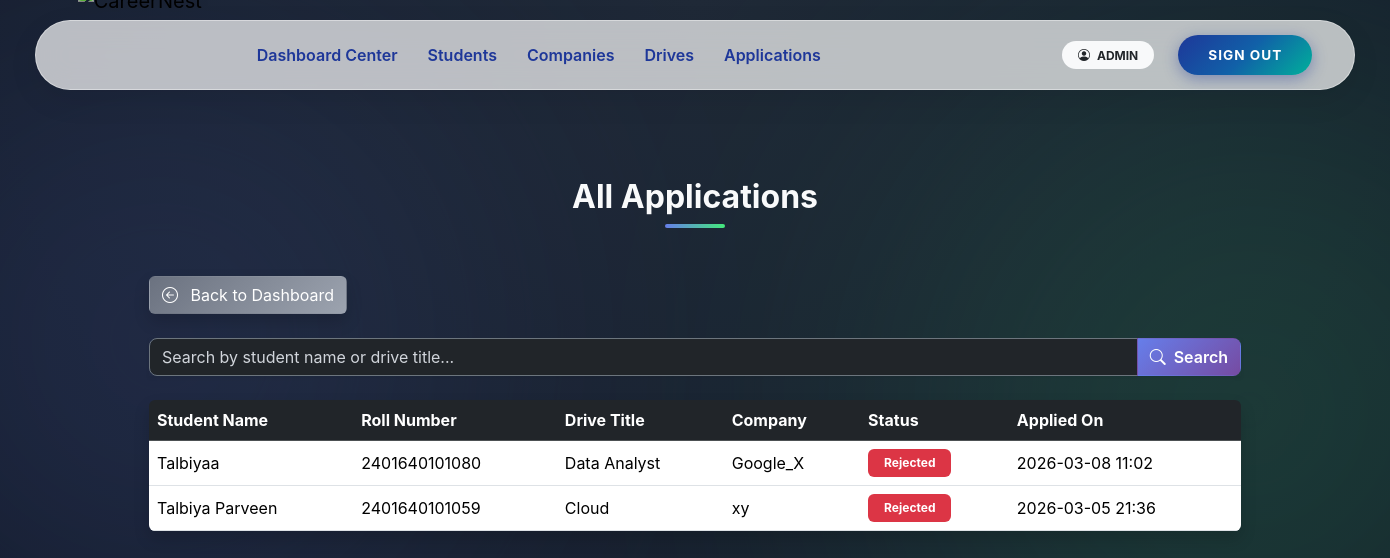
/admin/applications (signed in), run on an earlier commit of the app's database.
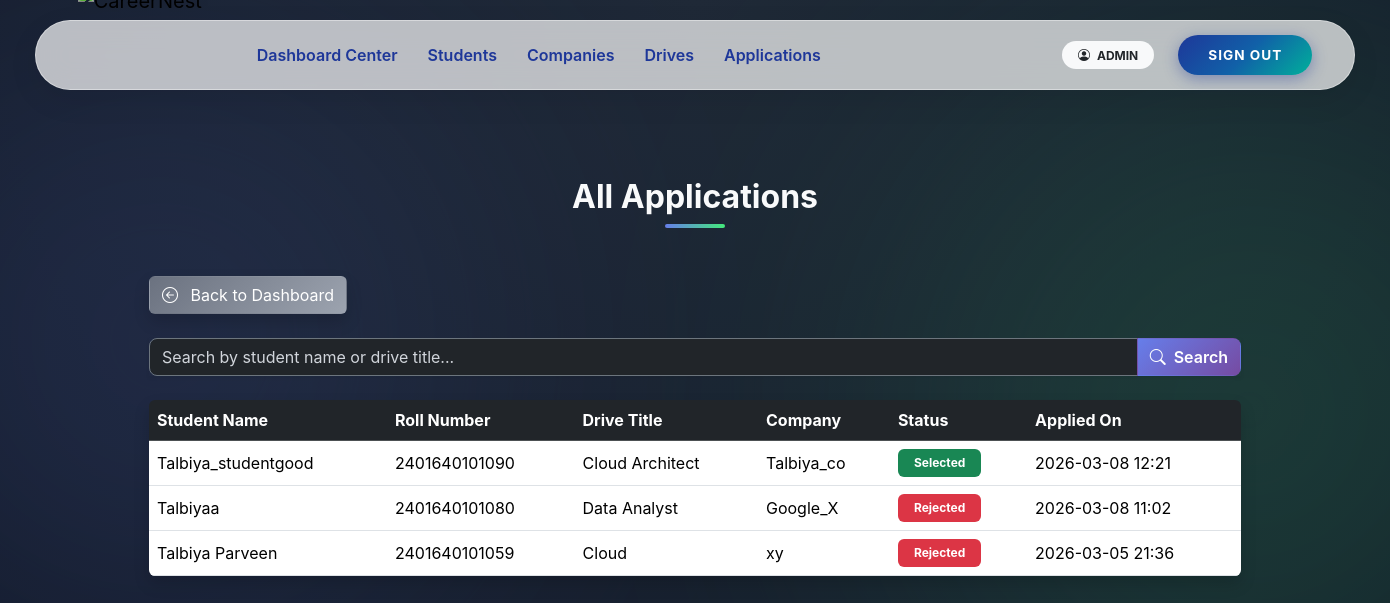
And on a later commit of the database.
### app/models.py (models this page shows)
class Application(db.Model):
    __tablename__ = "applications"
    application_id = db.Column(db.Integer, primary_key=True)
    student_id = db.Column(
        db.Integer,
        db.ForeignKey("students.user_id", ondelete="CASCADE"),
        nullable=False
    )
    drive_id = db.Column(
        db.Integer,
        db.ForeignKey("placement_drives.drive_id", ondelete="CASCADE"),
        nullable=False
    )
    application_date = db.Column(db.DateTime, default=datetime.utcnow)
    status = db.Column(db.String(20), default="Applied")
    __table_args__ = (
        db.UniqueConstraint("student_id", "drive_id", name="unique_application"),
    )
    student = db.relationship("Student", back_populates="applications")
    drive = db.relationship("PlacementDrive", back_populates="applications")

class Student(db.Model):
    __tablename__ = "students"
    user_id = db.Column(
        db.Integer,
        db.ForeignKey("users.user_id", ondelete="CASCADE"),
        primary_key=True
    )
    full_name = db.Column(db.String(100), nullable=False)
    roll_number = db.Column(db.String(50), unique=True, nullable=False, index=True)
    graduation_year = db.Column(db.Integer, nullable=False)
    cgpa = db.Column(db.Float)
    tenth_marks = db.Column(db.Float)
    twelfth_marks = db.Column(db.Float)
    dob = db.Column(db.Date)
    year = db.Column(db.Integer)
    resume_filename = db.Column(db.String(200))
    phone = db.Column(db.String(20))
    address = db.Column(db.Text)
    skills = db.Column(db.Text)
    course = db.Column(db.String(100))
    branch = db.Column(db.String(100))
    created_at = db.Column(db.DateTime, default=datetime.utcnow)
    user = db.relationship("User", back_populates="student")
    applications = db.relationship(
        "Application",
        back_populates="student",
        cascade="all, delete-orphan"
    )

class PlacementDrive(db.Model):
    __tablename__ = "placement_drives"
    drive_id = db.Column(db.Integer, primary_key=True)
    company_id = db.Column(
        db.Integer,
        db.ForeignKey("companies.user_id", ondelete="CASCADE"),
        nullable=False
    )
    job_title = db.Column(db.String(150), nullable=False)
    job_description = db.Column(db.Text, nullable=False)
    eligibility = db.Column(db.String(200))
    application_deadline = db.Column(db.Date)
    status = db.Column(db.String(20), default="Pending")
    created_at = db.Column(db.DateTime, default=datetime.utcnow)
    company = db.relationship("Company", back_populates="drives")
    applications = db.relationship(
        "Application",
        back_populates="drive",
        cascade="all, delete-orphan"
    )

class Company(db.Model):
    __tablename__ = "companies"
    user_id = db.Column(
        db.Integer,
        db.ForeignKey("users.user_id", ondelete="CASCADE"),
        primary_key=True
    )
    company_name = db.Column(db.String(150), nullable=False)
    industry = db.Column(db.String(100))
    location = db.Column(db.String(200))
    website = db.Column(db.String(200))
    contact_person = db.Column(db.String(100))
    contact_phone = db.Column(db.String(20))
    description = db.Column(db.Text)
    user = db.relationship("User", back_populates="company")
    drives = db.relationship(
        "PlacementDrive",
        back_populates="company",
        cascade="all, delete-orphan"
    )

### app/admin/routes.py (the view, shortened to what this page needs)
@admin_bp.route('/applications')
@login_required
@role_required('admin')
def applications():
    q = request.args.get('q', '')
    query = Application.query
    applications = query.order_by(Application.application_date.desc()).all()
    return render_template(
        "admin/applications.html",
        applications=applications,
        q=q
    )

### app/utils.py (called while the page is built)
def role_required(required_role):
    def decorator(f):
        @wraps(f)
        def decorated_function(*args, **kwargs):
            if not current_user.is_authenticated:
                abort(401)
            if current_user.role != required_role:
                abort(403)
            if required_role in ["student", "company"] and not current_user.is_approved:
                abort(403)
            if current_user.is_blacklisted:
                abort(403)
            return f(*args, **kwargs)
        return decorated_function
    return decorator

### app/templates/admin/applications.html (shortened to what this page needs)
{% extends 'base.html' %}
{% block content %}
<div class="dashboard-bg">
  <div class="container position-relative">
    <h2 class="section-heading text-center mb-5">All Applications</h2>
    <a href="{{ url_for('admin.dashboard') }}" class="btn btn-gradient-secondary mb-4 shadow hover-glow text-white">
      <i class="bi bi-arrow-left-circle me-2"></i> Back to Dashboard
    </a>
    <form method="GET" class="mb-4">
      <div class="input-group shadow-sm">
        <input type="text" name="q" class="form-control bg-dark text-white border border-secondary"
               placeholder="Search by student name or drive title..." value="{{ q }}">
        <button class="btn btn-gradient-primary text-white" type="submit"><i class="bi bi-search me-1"></i> Search</button>
      </div>
    </form>
    {% set status_colors = {
      "Applied": "secondary",
      "Pending": "warning",
      "Shortlisted": "info",
      "Selected": "success",
      "Rejected": "danger"
    } %}
    {% if applications %}
    <div class="table-responsive shadow rounded">
      <table class="table table-hover align-middle mb-0 text-white">
        <thead class="table-dark">
          <tr>
            <th>Student Name</th>
            <th>Roll Number</th>
            <th>Drive Title</th>
            <th>Company</th>
            <th>Status</th>
            <th>Applied On</th>
          </tr>
        </thead>
        <tbody>
          {% for app in applications %}
          <tr>
            <td>{{ app.student.full_name if app.student else 'N/A' }}</td>
            <td>{{ app.student.roll_number if app.student else 'N/A' }}</td>
            <td>{{ app.drive.job_title if app.drive else 'N/A' }}</td>
            <td>{{ app.drive.company.company_name if app.drive and app.drive.company else 'N/A' }}</td>
            <td>
              <span class="badge bg-{{ status_colors.get(app.status, 'secondary') }} px-3 py-2">
                {{ app.status }}
              </span>
            </td>
            <td>{{ app.application_date.strftime('%Y-%m-%d %H:%M') if app.application_date else 'N/A' }}</td>
          </tr>
          {% endfor %}
        </tbody>
      </table>
    </div>
    {% else %}
    <div class="alert alert-info shadow rounded">No applications found.</div>
    {% endif %}
  </div>
</div>
{% endblock %}

What changed in the data, as far as the page shows it:
added Application: student "Talbiya_studentgood", student "2401640101090", drive "Cloud Architect", drive.company "Talbiya_co", status "Selected", application_date "2026-03-08 12:21"
